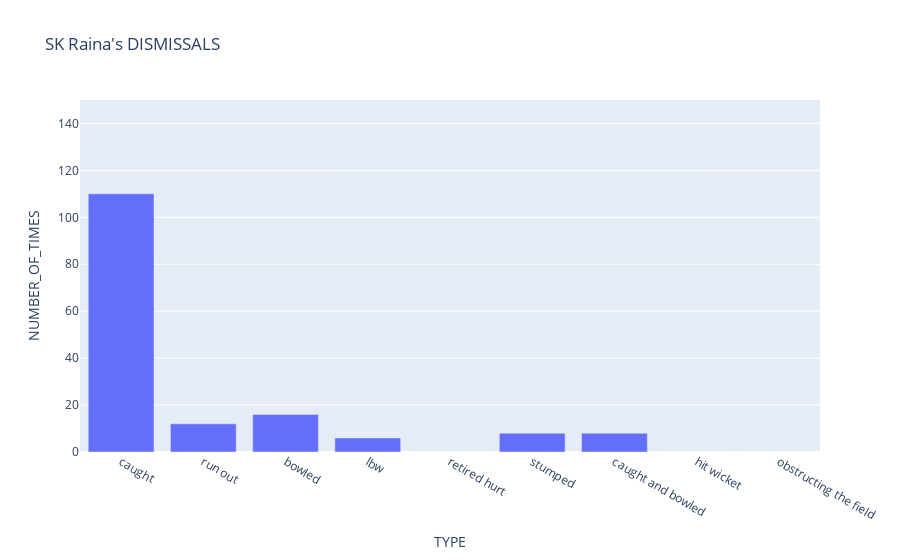

The notebook cell this image was saved under:
### Markdown cell above
DISMISSAL TYPE OF A BATSMAN

### Code cell
#dismissal type of a batsman
player = input("Enter the name of the batsman : ")
dismissal = match.dismissal_kind.unique()
out = dict(zip(dismissal,np.zeros(len(dismissal))))
for i in range(0,len(match)):
    if(match['batsman'][i] == player):
        out[match['dismissal_kind'][i]] += 1
        

plot_data = pd.DataFrame(dict(TYPE = out.keys(), NUMBER_OF_TIMES = out.values()))
plot_graph = px.bar(plot_data , x = "TYPE" , y = "NUMBER_OF_TIMES",title = player+"'s DISMISSALS")
plot_graph.update_yaxes(range=[0,150],autorange=False)

### Figure 1 — Plotly figure (JSON) as saved in the notebook; plotly's stock layout.template omitted (floating-point values rounded to 4 significant figures)
{"data": [{"alignmentgroup": "True", "hovertemplate": "TYPE=%{x}<br>NUMBER_OF_TIMES=%{y}<extra></extra>", "legendgroup": "", "marker": {"color": "#636efa", "pattern": {"shape": ""}}, "name": "", "offsetgroup": "", "orientation": "v", "showlegend": false, "textposition": "auto", "type": "bar", "x": [null, "caught", "run out", "bowled", "lbw", "retired hurt", "stumped", "caught and bowled", "hit wicket", "obstructing the field"], "xaxis": "x", "y": [3881, 110, 12, 16, 6, 0, 8, 8, 0, 0], "yaxis": "y"}], "layout": {"autosize": true, "barmode": "relative", "legend": {"tracegroupgap": 0}, "title": {"text": "SK Raina's DISMISSALS"}, "xaxis": {"anchor": "y", "autorange": true, "domain": [0, 1], "range": [-0.5, 8.5], "title": {"text": "TYPE"}, "type": "category"}, "yaxis": {"anchor": "x", "autorange": false, "domain": [0, 1], "range": [0, 150], "title": {"text": "NUMBER_OF_TIMES"}, "type": "linear"}}}
